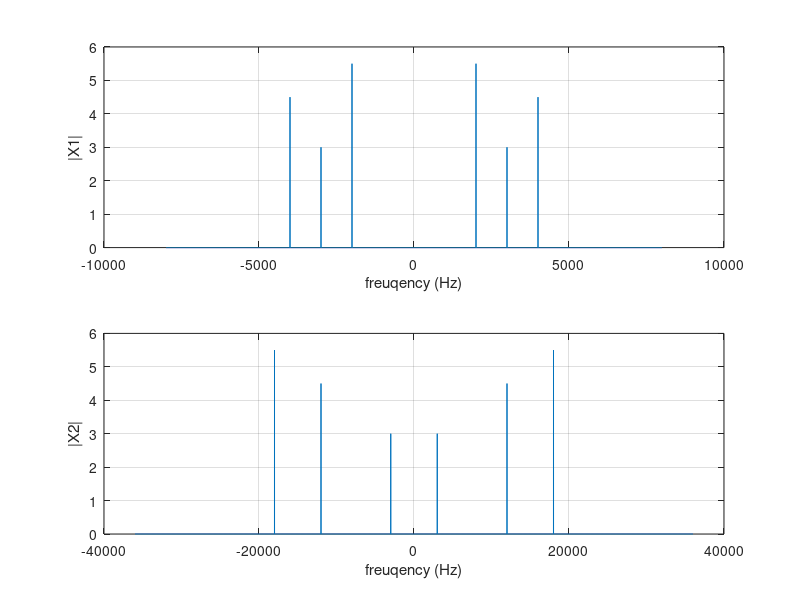

MATLAB code to generate this figure:
clear
N=14400; % number of points
n=0:N-1; % n index

fs1=16e3; % sampling frequency 1 (16 kHz)
x1 = 6*cos(6*pi*1000*n/fs1)+9*cos(24*pi*1000*n/fs1)+11*cos(36*pi*1000*n/fs1);
f1=[-N/2:N/2-1]*(fs1/N); % frequency index for x1

fs2=72e3; % sampling frequency 2 (72 kHz)
x2 = 6*cos(6*pi*1000*n/fs2)+9*cos(24*pi*1000*n/fs2)+11*cos(36*pi*1000*n/fs2); % x is sampled using fs2 = x2[n]
f2=[-N/2:N/2-1]*(fs2/N); % frequency index for x2

figure(3)
subplot(211); plot(f1, abs(fftshift(fft(x1))/length(x1))); % plot magnitude spectrum of x1
grid; ylabel('|X1|'); xlabel('freuqency (Hz)');

subplot(212); plot(f2, abs(fftshift(fft(x2))/length(x2))); % plot magnitude spectrum of x2
grid; ylabel('|X2|'); xlabel('freuqency (Hz)');
